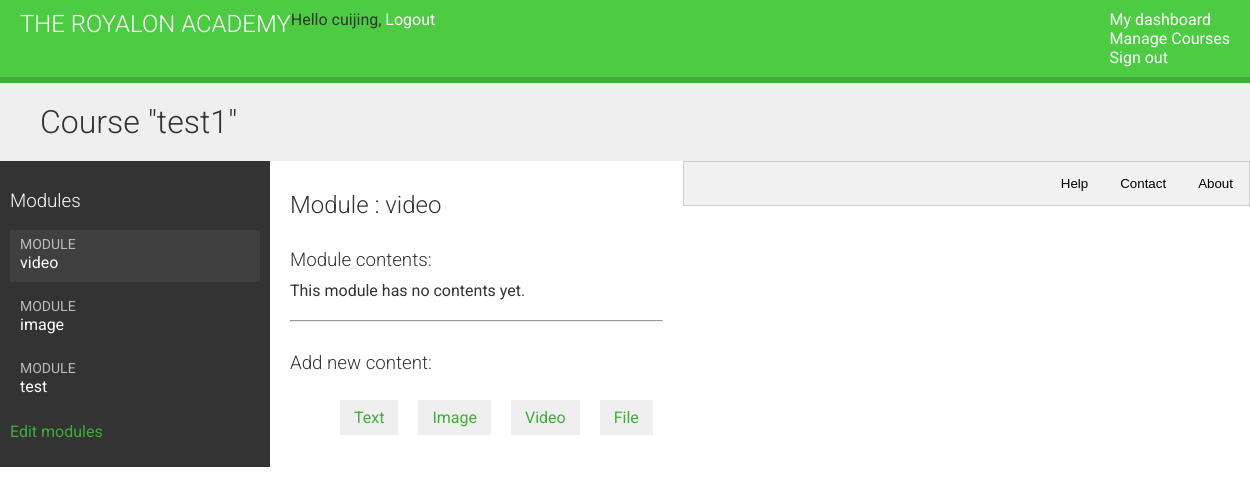
The app's page /course/module/3/ (signed in), older data.
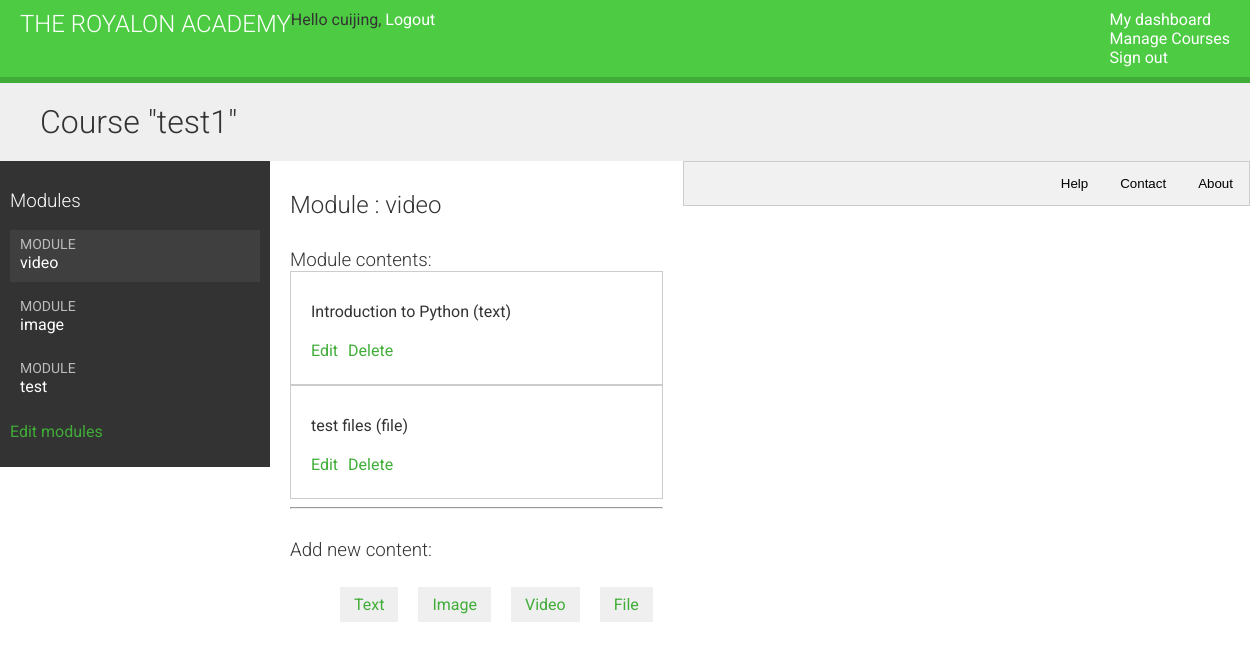
The same page, newer data.
### courses/models.py (models this page shows, shortened)
class Module(models.Model):
    course = models.ForeignKey(Course,
related_name='modules')
    title = models.CharField(max_length=200)
    description = models.TextField(blank=True)

class Content(models.Model):
    module = models.ForeignKey(Module, related_name='contents')
    order = OrderField(blank=True, for_fields=['module'])
    content_type = models.ForeignKey(ContentType,
                                     limit_choices_to={'model__in':('text',
                                                                    'video',
                                                                    'image',
                                                                    'file')})
    object_id = models.PositiveIntegerField()
    item = GenericForeignKey('content_type', 'object_id')
    class Meta:
        ordering = ['order']

class ItemBase(models.Model):
    owner = models.ForeignKey(User, related_name='%(class)s_related')
    title = models.CharField(max_length=250)
    created = models.DateTimeField(auto_now_add=True)
    updated = models.DateTimeField(auto_now=True)
    class Meta:
        abstract = True
    def __str__(self):
        return self.title

class Text(ItemBase):
    content = models.TextField()

class File(ItemBase):
    file = models.FileField(upload_to='files')

### courses/views.py (the view)
# urls.py: url(r'^module/(?P<module_id>\d+)/$', views.ModuleContentListView.as_view(), name='module_content_list'),
class ModuleContentListView(TemplateResponseMixin, View):
    template_name = 'courses/manage/module/content_list.html'
    def get(self, request, module_id):
        module = get_object_or_404(Module,
                                   id=module_id,
                                   course__owner=request.user)
        return self.render_to_response({'module': module})

### courses/templatetags/course.py (called while the page is built)
@register.filter
def model_name(obj):
    try:
        return obj._meta.model_name
    except AttributeError:
        return None

### courses/templates/courses/manage/module/content_list.html (shortened to what this page needs)
{% extends "base.html" %}
{% load course %}
{% block content %}
{% with course=module.course %}
    <h1>Course "{{ course.title }}"</h1>
    <div class="contents">
        <h3>Modules</h3>
        <ul id="modules">
        {% for m in course.modules.all %}
            <li data-id="{{ m.id }}" {% if m == module %}class="selected"{% endif %}>
                <a href="{% url "module_content_list" m.id %}">
                    <span>
                        Module
                    </span>
                    <br>
                    {{ m.title }}
                </a>
            </li>
        {% empty %}
            <li>No modules yet.</li>
        {% endfor %}
        </ul>
        <p><a href="{% url "course_module_update" course.id %}">Edit modules</a></p>
    </div>
    <div class="module">
        <h2>Module {{ module.order|add:1 }}: {{ module.title }}</h2>
        <h3>Module contents:</h3>
        <div id="module-contents">
            {% for content in module.contents.all %}
            <div data-id="{{ content.id }}">
                {% with item=content.item %}
                    <p>{{ item }} ({{ item|model_name }})</p>
                    <a href="{% url "module_content_update" module.id item|model_name item.id %}">Edit</a>
                    <form action="{% url "module_content_delete" content.id %}" method="post">
                        <input type="submit" value="Delete">
                    </form>
                {% endwith %}
            </div>
            {% empty %}
                <p>This module has no contents yet.</p>
            {% endfor %}
        </div>
        <hr>
        <h3>Add new content:</h3>
        <ul class="content-types">
            <li><a href="{% url "module_content_create" module.id "text" %}">Text</a></li>
            <li><a href="{% url "module_content_create" module.id "image" %}">Image</a></li>
            <li><a href="{% url "module_content_create" module.id "video" %}">Video</a></li>
            <li><a href="{% url "module_content_create" module.id "file" %}">File</a></li>
        </ul>
    </div>
{% endwith %}
{% endblock %}

Row changes from the older to the newer data that the page shows:
added Content: item "Introduction to Python", item|model_name "text"
added Content: item "test files", item|model_name "file"
Text that changed along with them:
text no longer shown: "This module has no contents yet."
